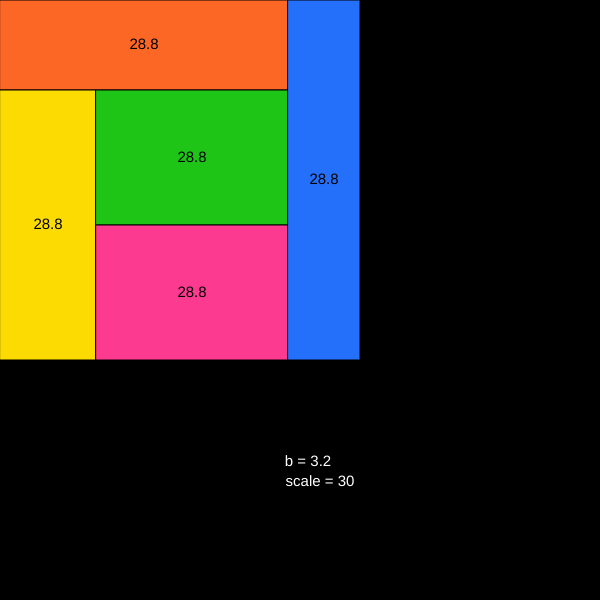
Frame 1 (no input)
Frame 60 (no input): identical to frame 1, image omitted
Frame 120 (the mouse pressed at the canvas centre since frame 60): identical to frame 1, image omitted

The p5.js sketch that drew this single still picture (run headless with seeded random() and noise() and a simulated clock; from frame 60 on, the mouse is pressed at the canvas centre):

// p5.js sketch
// ── sketch.js
function setup() {
  createCanvas(600, 600);
  textAlign(CENTER, CENTER);
  textSize(15);
  //strokeWeight(4);
}

// 3*a -> 3(b+c) = 3b+3c -> 3b+3(2b) = 9b
// x*b = 9b -> x=9
// y*c
// z*c
// d*(3+x) = 3d+3x -> 9b/12 = 3b/4

// y=z=x/2
// x*b = x*c/2 -> b=c/2 -> c=2b

let a,b,c,d,y,z;

const x=9;
b=3.2;

a=3*b;
c=2*b;
d=(3*b)/4;
y=z=x/2;


//to scale the diagram
let scale = 30;
//inital coordinates
let x1=0, y1=0;
//width and height
let w, h;
//area
let area;
//precision
let p=2;
function draw() {
  background(0);
  
  abc();
  
  fill(color(252, 103, 38));
  rect(x1, y1, a*scale, 3*scale);
  w=x1+a*scale;
  h=y1+3*scale;
  area=3*a;
  displayArea(area, w, h);
  
  fill(color(252, 219, 3));
  rect(x1, y1+(3*scale), b*scale, x*scale);
  w=x1+(b*scale);
  h=2*(y1+(3*scale))+(x*scale);
  area=b*x;
  displayArea(area, w, h);
  
  fill(color(30, 196, 22));
  rect(x1+(b*scale), y1+(3*scale), c*scale, y*scale);
  w=2*(x1+(b*scale))+(c*scale);
  h=2*(y1+(3*scale))+(y*scale);
  area=c*y;
  displayArea(area, w, h);
  
  fill(color(252, 58, 143));
  rect(x1+(b*scale), y1+((3+y)*scale), c*scale, z*scale);
  w=2*(x1+(b*scale))+(c*scale);
  h=2*(y1+((3+y)*scale))+z*scale;
  area=c*z;
  displayArea(area, w, h);
  
  fill(color(37, 112, 250));
  rect(x1+(a*scale), y1, d*scale, (x+3)*scale);
  w=2*(x1+(a*scale))+(d*scale);
  h=2*(y1)+(x+3)*scale;
  area=d*x+3*d;
  displayArea(area, w, h);
  
  fill(color(255,255,255));
  text("b = "+round(b,p), windowWidth/2, (3/4)*windowHeight);
  text("scale = "+round(scale,p), (windowWidth/2)+12, (3/4)*windowHeight+20)
  
}

//function is used to control scale of everything being drawn on screen as well as the width of yellow rectangle which is turn determines the width of all the rest of rectangles

function abc() {
  if (keyIsDown(UP_ARROW) === true) {
    b+=0.025;
    update();
  } else if (keyIsDown(DOWN_ARROW) === true) {
    if(b>1.025){
      b-=0.025;
      update();
    }
  }
  
  if(keyIsDown(LEFT_ARROW) === true){
    if(scale>1){
      scale-=0.1;
    } 
  } else if(keyIsDown(RIGHT_ARROW) === true){
    scale+=0.1;
  }
}

function update(){
  a=3*b;
  c=2*b;
  d=(3*b)/4;
}

function displayArea(area, w, h){
  fill(color(0,0,0));
  text(round(area,p), w/2, h/2);
}
